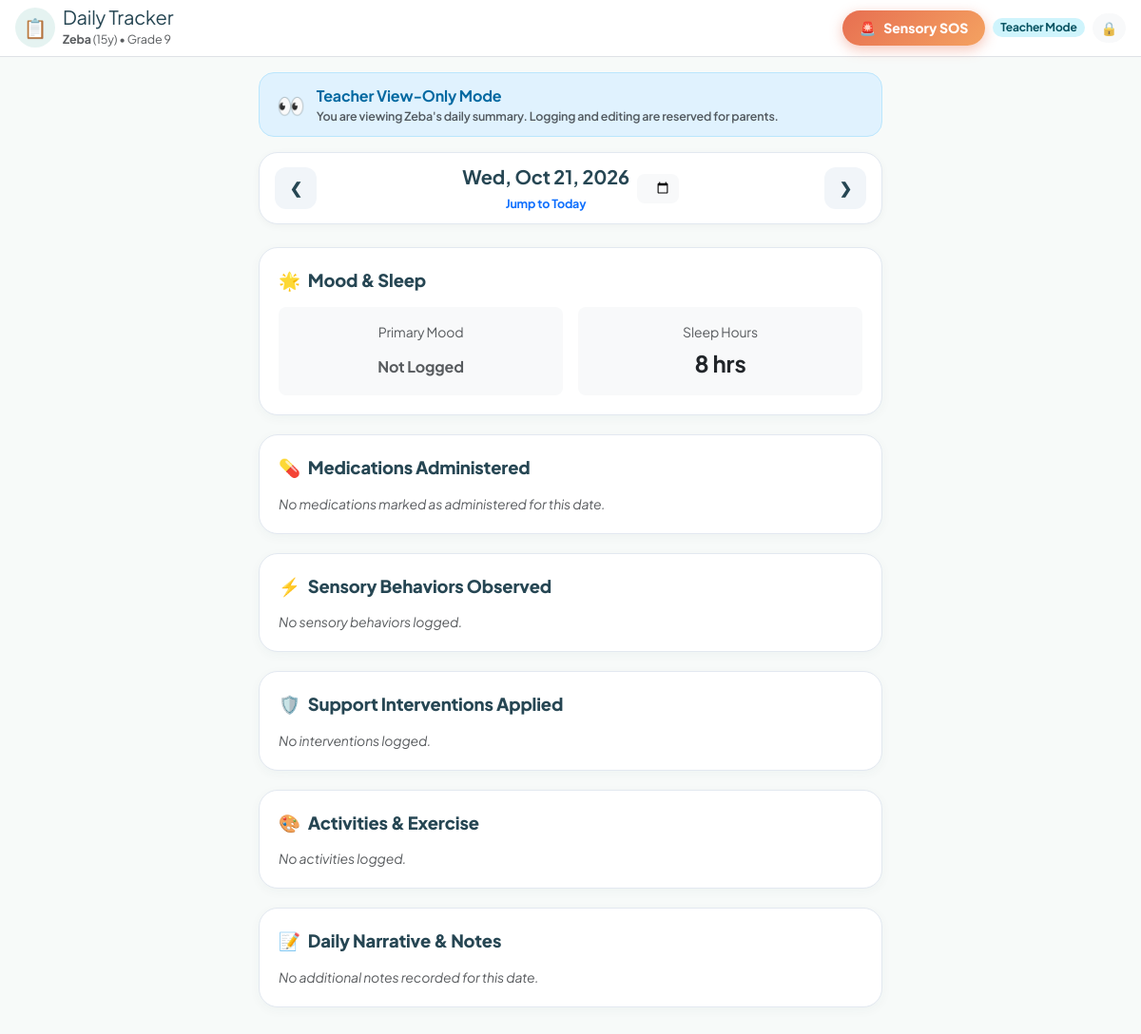
The page /index.php?date=2026-10-21 (signed in) on the database its author committed.
### tables this page shows
CREATE TABLE IF NOT EXISTS `master_settings` (
  `id` INT AUTO_INCREMENT PRIMARY KEY,
  `z_name` VARCHAR(100) NOT NULL,
  `z_age` INT NOT NULL,
  `z_class` VARCHAR(100) NOT NULL,
  `z_school` VARCHAR(255) NOT NULL,
  `parent_email_1` VARCHAR(255) NULL,
  `parent_email_2` VARCHAR(255) NULL,
  `active_challenges` TEXT NULL,
  `diagnostic_summary` TEXT NULL
);

### config.php (called while the page is built, shortened)
<?php
function get_master_settings(PDO $pdo) {
    $stmt = $pdo->query("SELECT * FROM master_settings ORDER BY id ASC LIMIT 1");
    $settings = $stmt->fetch();
    $settings['parent_email_1'] = $settings['parent_email_1'] ?? '';
    $settings['parent_email_2'] = $settings['parent_email_2'] ?? '';
    $settings['diagnostic_summary'] = $settings['diagnostic_summary'] ?? '';
    if (isset($settings['active_challenges']) && is_string($settings['active_challenges']) && trim($settings['active_challenges']) !== '') {
        $decoded = json_decode($settings['active_challenges'], true);
        $settings['active_challenges'] = is_array($decoded) ? $decoded : [];
    } else {
        $settings['active_challenges'] = is_array($settings['active_challenges'] ?? null) ? $settings['active_challenges'] : [];
    }
    return $settings;
}

### auth.php (called while the page is built, shortened)
<?php
require_once __DIR__ . '/config.php';
function is_logged_in() {
    return !empty($_SESSION['user_id']) && !empty($_SESSION['role']);
}
function is_parent() {
    return is_logged_in() && $_SESSION['role'] === 'parent';
}
function is_teacher() {
    return is_logged_in() && $_SESSION['role'] === 'teacher';
}
        ?>

### index.php (the view, shortened to what this page needs)
<?php
require_once __DIR__ . '/config.php';
require_once __DIR__ . '/auth.php';
$pdo = get_db_connection();
$settings = get_master_settings($pdo);
$selectedDate = $_GET['date'] ?? date('Y-m-d');
$dateObj = DateTime::createFromFormat('Y-m-d', $selectedDate);
$prevDate = (clone $dateObj)->modify('-1 day')->format('Y-m-d');
$nextDate = (clone $dateObj)->modify('+1 day')->format('Y-m-d');
$isToday = ($selectedDate === date('Y-m-d'));
$displayDate = $dateObj->format('D, M j, Y');
$logStmt = $pdo->prepare("SELECT * FROM z_logs WHERE log_date = ?");
$logStmt->execute([$selectedDate]);
$currentLog = $logStmt->fetch() ?: [];
$selectedMood = $currentLog['overall_mood'] ?? '';
$savedSleep = isset($currentLog['sleep_hours']) ? floatval($currentLog['sleep_hours']) : 8.0;
$savedMeds = !empty($currentLog['medications_json']) ? (json_decode($currentLog['medications_json'], true) ?: []) : [];
$savedBehaviors = !empty($currentLog['sensory_behavior_json']) ? (json_decode($currentLog['sensory_behavior_json'], true) ?: []) : [];
$savedInterventions = !empty($currentLog['interventions_json']) ? (json_decode($currentLog['interventions_json'], true) ?: []) : [];
$savedActivities = !empty($currentLog['activities_json']) ? (json_decode($currentLog['activities_json'], true) ?: []) : [];
$savedNotes = $currentLog['notes'] ?? '';
require_once __DIR__ . '/header.php';
?>
<main class="container py-3" style="max-width: 680px;">
    <?php if (is_teacher()): ?>
        <div class="teacher-banner mb-3 shadow-xs">
            <span class="fs-4">👀</span>
            <div>
                <div class="fw-bold">Teacher View-Only Mode</div>
                <div class="x-small text-muted">You are viewing <?= htmlspecialchars(!empty($settings['z_name']) ? $settings['z_name'] : 'the student') ?>'s daily summary. Logging and editing are reserved for parents.</div>
            </div>
        </div>
    <?php endif; ?>
    <div class="date-nav-card d-flex align-items-center justify-content-between mb-4">
        <a href="index.php?date=<?= $prevDate ?>" class="nav-arrow-btn text-decoration-none" title="Previous Day">
            ❮
        </a>
        <div class="text-center d-flex align-items-center gap-2">
            <div>
                <div class="fw-bold fs-5 text-slate"><?= $displayDate ?></div>
                <?php if ($isToday): ?>
                    <span class="badge bg-success-subtle text-success-emphasis rounded-pill px-2 py-0 x-small fw-bold">Today</span>
                <?php else: ?>
                    <a href="index.php?date=<?= date('Y-m-d') ?>" class="text-decoration-none x-small fw-bold text-primary">Jump to Today</a>
                <?php endif; ?>
            </div>
            <input type="date" id="calendarPicker" class="form-control form-control-sm border-0 bg-light rounded-3 px-2 py-1"
                   value="<?= $selectedDate ?>"
                   style="width: 44px; cursor: pointer; text-indent: -9999px;"
                   onchange="window.location.href='index.php?date=' + this.value;" title="Choose Date">
        </div>
        <a href="index.php?date=<?= $nextDate ?>" class="nav-arrow-btn text-decoration-none" title="Next Day">
            ❯
        </a>
    </div>
    <?php if (is_teacher()): ?>
        <div class="teacher-summary-container">
            <div class="tracker-section-card">
                <div class="section-title">
                    <span>🌟</span> Mood & Sleep
                </div>
                <div class="row g-3">
                    <div class="col-6">
                        <div class="p-3 bg-light rounded-3 text-center">
                            <div class="text-muted small">Primary Mood</div>
                            <div class="fs-4 fw-bold text-primary mt-1">
                                <?= !empty($selectedMood) ? htmlspecialchars($selectedMood) : '<span class="text-muted fs-6">Not Logged</span>' ?>
                            </div>
                        </div>
                    </div>
                    <div class="col-6">
                        <div class="p-3 bg-light rounded-3 text-center">
                            <div class="text-muted small">Sleep Hours</div>
                            <div class="fs-4 fw-bold text-dark mt-1">
                                <?= $savedSleep > 0 ? htmlspecialchars($savedSleep) . ' hrs' : '<span class="text-muted fs-6">Not Logged</span>' ?>
                            </div>
                        </div>
                    </div>
                </div>
            </div>
            <div class="tracker-section-card">
                <div class="section-title">
                    <span>💊</span> Medications Administered
                </div>
                <?php if (!empty($savedMeds)): ?>
                    <div class="d-flex flex-wrap gap-2">
                        <?php foreach ($savedMeds as $med): ?>
                            <span class="badge bg-success-subtle text-success-emphasis border border-success-subtle p-2 fs-6 rounded-3">
                                ✓ <?= htmlspecialchars($med) ?>
                            </span>
                        <?php endforeach; ?>
                    </div>
                <?php else: ?>
                    <p class="text-muted mb-0 small fst-italic">No medications marked as administered for this date.</p>
                <?php endif; ?>
            </div>
            <div class="tracker-section-card">
                <div class="section-title">
                    <span>⚡</span> Sensory Behaviors Observed
                </div>
                <?php if (!empty($savedBehaviors)): ?>
                    <div class="d-flex flex-wrap gap-2">
                        <?php foreach ($savedBehaviors as $b): ?>
                            <span class="badge bg-warning-subtle text-warning-emphasis border border-warning-subtle p-2 rounded-3">
                                <?= htmlspecialchars($b) ?>
                            </span>
                        <?php endforeach; ?>
                    </div>
                <?php else: ?>
                    <p class="text-muted mb-0 small fst-italic">No sensory behaviors logged.</p>
                <?php endif; ?>
            </div>
            <div class="tracker-section-card">
                <div class="section-title">
                    <span>🛡️</span> Support Interventions Applied
                </div>
                <?php if (!empty($savedInterventions)): ?>
                    <div class="d-flex flex-wrap gap-2">
                        <?php foreach ($savedInterventions as $i): ?>
                            <span class="badge bg-info-subtle text-info-emphasis border border-info-subtle p-2 rounded-3">
                                ✓ <?= htmlspecialchars($i) ?>
                            </span>
                        <?php endforeach; ?>
                    </div>
                <?php else: ?>
                    <p class="text-muted mb-0 small fst-italic">No interventions logged.</p>
                <?php endif; ?>
            </div>
            <div class="tracker-section-card">
                <div class="section-title">
                    <span>🎨</span> Activities & Exercise
                </div>
                <?php if (!empty($savedActivities)): ?>
                    <div class="d-flex flex-wrap gap-2">
                        <?php foreach ($savedActivities as $a): ?>
                            <span class="badge bg-purple-subtle text-primary border p-2 rounded-3">
                                <?= htmlspecialchars($a) ?>
                            </span>
                        <?php endforeach; ?>
                    </div>
                <?php else: ?>
                    <p class="text-muted mb-0 small fst-italic">No activities logged.</p>
                <?php endif; ?>
            </div>
            <div class="tracker-section-card">
                <div class="section-title">
                    <span>📝</span> Daily Narrative & Notes
                </div>
                <?php if (!empty($savedNotes)): ?>
                    <div class="p-3 bg-light rounded-3 text-secondary" style="white-space: pre-wrap; font-size: 0.95rem;">
                        <?= nl2br(htmlspecialchars($savedNotes)) ?>
                    </div>
                <?php else: ?>
                    <p class="text-muted mb-0 small fst-italic">No additional notes recorded for this date.</p>
                <?php endif; ?>
            </div>
        </div>
    <?php endif; ?>
</main>
</body>
</html>

### header.php (shortened to what this page needs)
<?php
require_once __DIR__ . '/config.php';
require_once __DIR__ . '/auth.php';
$pdo = get_db_connection();
$settings = get_master_settings($pdo);
?>
<!DOCTYPE html>
<html lang="en">
<head>
    <link href="https://cdn.jsdelivr.net/npm/bootstrap@5.3.3/dist/css/bootstrap.min.css" rel="stylesheet">
    <link rel="stylesheet" href="assets/css/style.css">
</head>
<body class="bg-warm-light">
<header class="navbar navbar-expand bg-white border-bottom sticky-top py-2 px-3 shadow-xs">
    <div class="container-fluid px-0 d-flex justify-content-between align-items-center">
        <div class="d-flex align-items-center gap-2">
            <a href="index.php" class="text-decoration-none">
                <div class="d-flex align-items-center gap-2">
                    <div class="bg-primary-soft rounded-circle p-2 d-flex align-items-center justify-content-center" style="width: 42px; height: 42px;">
                        <span class="fs-5">📋</span>
                    </div>
                    <div>
                        <div class="fw-800 text-slate lh-1 fs-5">Daily Tracker</div>
                        <div class="text-muted x-small mt-1">
                            <strong><?= htmlspecialchars($settings['z_name']) ?></strong> (<?= htmlspecialchars($settings['z_age']) ?>y) &bull; <?= htmlspecialchars($settings['z_class']) ?>
                        </div>
                    </div>
                </div>
            </a>
        </div>
        <div class="d-flex align-items-center gap-2">
            <button type="button" class="btn btn-sos btn-sm rounded-pill" data-bs-toggle="modal" data-bs-target="#sensorySosModal" title="Sensory SOS Protocol">
                <span>🚨</span>
                <span class="d-none d-sm-inline">Sensory SOS</span>
            </button>
            <?php if (is_parent()): ?>
                <a href="admin.php" class="btn btn-outline-secondary btn-sm rounded-pill px-3 py-1 fw-bold" title="Admin Settings">
                    ⚙️ <span class="d-none d-md-inline">Admin</span>
                </a>
            <?php else: ?>
                <span class="badge bg-info-subtle text-info-emphasis rounded-pill px-2 py-1 small">
                    Teacher Mode
                </span>
            <?php endif; ?>
            <a href="auth.php?action=logout" class="btn btn-light btn-sm rounded-pill px-2 py-1 text-muted" title="Lock App">
                🔒
            </a>
        </div>
    </div>
</header>

### assets/css/style.css (style rules this page uses)
:root { --primary-color: #2a9d8f; --primary-hover: #21867a; --primary-soft: rgba(42, 157, 143, 0.12); --secondary-color: #e76f51; --secondary-hover: #d25a3c; --accent-sun: #f4a261; --accent-navy: #264653; --bg-warm: #f7faf9; --card-bg: #ffffff; --text-main: #2b3a42; --text-muted: #6c757d; --border-color: #e2e8f0; --touch-target: 48px; }
body { font-family: 'Plus Jakarta Sans', system-ui, -apple-system, BlinkMacSystemFont, "Segoe UI", Roboto, sans-serif; background-color: var(--bg-warm); color: var(--text-main); -webkit-font-smoothing: antialiased; letter-spacing: -0.01em; }
.text-slate { color: var(--accent-navy); }
.bg-warm-light { background-color: var(--bg-warm); }
.bg-primary-soft { background-color: var(--primary-soft); color: var(--primary-color); }
.x-small { font-size: 0.78rem; }
.btn-sos { background: linear-gradient(135deg, #e76f51, #f4a261); color: #ffffff; font-weight: 800; border: none; border-radius: 50px; padding: 8px 18px; box-shadow: 0 4px 14px rgba(231, 111, 81, 0.4); display: inline-flex; align-items: center; gap: 8px; animation: sosPulse 2.5s infinite; }
.date-nav-card { background: #ffffff; border: 1px solid var(--border-color); border-radius: 20px; padding: 10px 16px; box-shadow: 0 2px 8px rgba(0, 0, 0, 0.04); }
.nav-arrow-btn { width: 44px; height: 44px; border-radius: 12px; background: #f1f5f9; border: none; color: var(--accent-navy); font-weight: bold; display: flex; align-items: center; justify-content: center; transition: background 0.15s ease; }
.tracker-section-card { background: #ffffff; border: 1px solid var(--border-color); border-radius: 20px; padding: 20px; margin-bottom: 20px; box-shadow: 0 3px 12px rgba(38, 70, 83, 0.04); transition: transform 0.2s ease, box-shadow 0.2s ease; }
.section-title { font-size: 1.15rem; font-weight: 800; color: var(--accent-navy); display: flex; align-items: center; gap: 8px; margin-bottom: 14px; }
.teacher-banner { background: #e0f2fe; border: 1px solid #bae6fd; color: #0369a1; border-radius: 16px; padding: 12px 18px; display: flex; align-items: center; gap: 12px; font-weight: 600; }

### rows shown on the page
master_settings: z_name "Zeba", z_age "15", z_class "Grade 9"

### other values the page prints
$displayDate "Wed, Oct 21, 2026"
$savedSleep "8"
